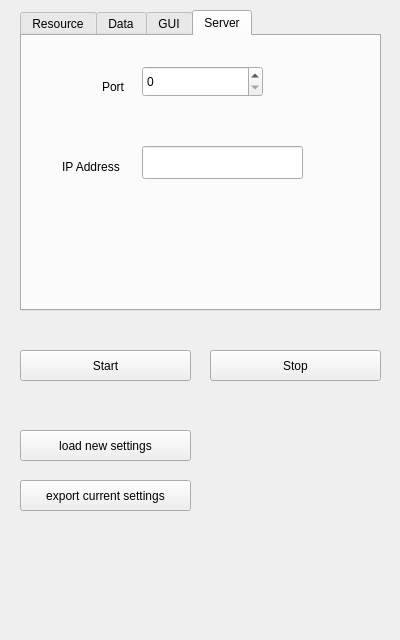
<?xml version="1.0" encoding="UTF-8"?>
<ui version="4.0">
 <class>QMSMSettings</class>
 <widget class="QWidget" name="QMSMSettings">
  <property name="geometry">
   <rect>
    <x>0</x>
    <y>0</y>
    <width>400</width>
    <height>640</height>
   </rect>
  </property>
  <property name="windowTitle">
   <string>Settings</string>
  </property>
  <property name="toolTip">
   <string>settings window</string>
  </property>
  <widget class="QTabWidget" name="tabWidget">
   <property name="geometry">
    <rect>
     <x>20</x>
     <y>10</y>
     <width>361</width>
     <height>301</height>
    </rect>
   </property>
   <property name="toolTip">
    <string>interval to redraw GUI</string>
   </property>
   <property name="currentIndex">
    <number>3</number>
   </property>
   <widget class="QWidget" name="tab">
    <attribute name="title">
     <string>Resource</string>
    </attribute>
    <attribute name="toolTip">
     <string>resource information</string>
    </attribute>
    <widget class="QLabel" name="label_4">
     <property name="geometry">
      <rect>
       <x>80</x>
       <y>20</y>
       <width>51</width>
       <height>21</height>
      </rect>
     </property>
     <property name="text">
      <string>CPU:</string>
     </property>
    </widget>
    <widget class="QLabel" name="label_6">
     <property name="geometry">
      <rect>
       <x>80</x>
       <y>70</y>
       <width>51</width>
       <height>21</height>
      </rect>
     </property>
     <property name="text">
      <string>GPU:</string>
     </property>
    </widget>
    <widget class="QLabel" name="label_7">
     <property name="geometry">
      <rect>
       <x>80</x>
       <y>120</y>
       <width>51</width>
       <height>21</height>
      </rect>
     </property>
     <property name="text">
      <string>FPGA:</string>
     </property>
    </widget>
    <widget class="QLabel" name="label_8">
     <property name="geometry">
      <rect>
       <x>80</x>
       <y>170</y>
       <width>41</width>
       <height>21</height>
      </rect>
     </property>
     <property name="text">
      <string>MIC:</string>
     </property>
    </widget>
    <widget class="QLabel" name="label_9">
     <property name="geometry">
      <rect>
       <x>80</x>
       <y>220</y>
       <width>61</width>
       <height>21</height>
      </rect>
     </property>
     <property name="text">
      <string>System:</string>
     </property>
    </widget>
    <widget class="QLabel" name="label_10">
     <property name="geometry">
      <rect>
       <x>260</x>
       <y>20</y>
       <width>21</width>
       <height>21</height>
      </rect>
     </property>
     <property name="text">
      <string>ms</string>
     </property>
    </widget>
    <widget class="QLabel" name="label_11">
     <property name="geometry">
      <rect>
       <x>260</x>
       <y>70</y>
       <width>21</width>
       <height>21</height>
      </rect>
     </property>
     <property name="text">
      <string>ms</string>
     </property>
    </widget>
    <widget class="QLabel" name="label_12">
     <property name="geometry">
      <rect>
       <x>260</x>
       <y>120</y>
       <width>21</width>
       <height>21</height>
      </rect>
     </property>
     <property name="text">
      <string>ms</string>
     </property>
    </widget>
    <widget class="QLabel" name="label_13">
     <property name="geometry">
      <rect>
       <x>260</x>
       <y>170</y>
       <width>21</width>
       <height>21</height>
      </rect>
     </property>
     <property name="text">
      <string>ms</string>
     </property>
    </widget>
    <widget class="QLabel" name="label_14">
     <property name="geometry">
      <rect>
       <x>260</x>
       <y>220</y>
       <width>21</width>
       <height>21</height>
      </rect>
     </property>
     <property name="text">
      <string>ms</string>
     </property>
    </widget>
    <widget class="QLineEdit" name="lineEdit_cpu">
     <property name="geometry">
      <rect>
       <x>140</x>
       <y>10</y>
       <width>113</width>
       <height>33</height>
      </rect>
     </property>
    </widget>
    <widget class="QLineEdit" name="lineEdit_gpu">
     <property name="geometry">
      <rect>
       <x>140</x>
       <y>60</y>
       <width>113</width>
       <height>33</height>
      </rect>
     </property>
    </widget>
    <widget class="QLineEdit" name="lineEdit_fpga">
     <property name="geometry">
      <rect>
       <x>140</x>
       <y>110</y>
       <width>113</width>
       <height>33</height>
      </rect>
     </property>
    </widget>
    <widget class="QLineEdit" name="lineEdit_mic">
     <property name="geometry">
      <rect>
       <x>140</x>
       <y>160</y>
       <width>113</width>
       <height>33</height>
      </rect>
     </property>
    </widget>
    <widget class="QLineEdit" name="lineEdit_sys">
     <property name="geometry">
      <rect>
       <x>140</x>
       <y>210</y>
       <width>113</width>
       <height>33</height>
      </rect>
     </property>
    </widget>
   </widget>
   <widget class="QWidget" name="tab_3">
    <attribute name="title">
     <string>Data</string>
    </attribute>
    <attribute name="toolTip">
     <string>data settings</string>
    </attribute>
    <widget class="QLabel" name="label">
     <property name="geometry">
      <rect>
       <x>20</x>
       <y>20</y>
       <width>41</width>
       <height>21</height>
      </rect>
     </property>
     <property name="text">
      <string>Plot:</string>
     </property>
    </widget>
    <widget class="QSlider" name="horizontalSlider_dataPlot">
     <property name="geometry">
      <rect>
       <x>70</x>
       <y>20</y>
       <width>160</width>
       <height>18</height>
      </rect>
     </property>
     <property name="toolTip">
      <string>interval to receive new data</string>
     </property>
     <property name="minimum">
      <number>1</number>
     </property>
     <property name="maximum">
      <number>2000</number>
     </property>
     <property name="singleStep">
      <number>10</number>
     </property>
     <property name="pageStep">
      <number>20</number>
     </property>
     <property name="sliderPosition">
      <number>1</number>
     </property>
     <property name="orientation">
      <enum>Qt::Horizontal</enum>
     </property>
    </widget>
    <widget class="QLabel" name="label_dataPlot">
     <property name="geometry">
      <rect>
       <x>240</x>
       <y>20</y>
       <width>61</width>
       <height>21</height>
      </rect>
     </property>
     <property name="text">
      <string>250 ms</string>
     </property>
    </widget>
    <widget class="QSpinBox" name="spinBox_savedata">
     <property name="geometry">
      <rect>
       <x>110</x>
       <y>70</y>
       <width>52</width>
       <height>31</height>
      </rect>
     </property>
     <property name="toolTip">
      <string>amount of data to be plotted</string>
     </property>
     <property name="minimum">
      <number>60</number>
     </property>
     <property name="maximum">
      <number>500</number>
     </property>
    </widget>
    <widget class="QLabel" name="label_2">
     <property name="geometry">
      <rect>
       <x>20</x>
       <y>70</y>
       <width>81</width>
       <height>21</height>
      </rect>
     </property>
     <property name="text">
      <string>Save Data:</string>
     </property>
    </widget>
   </widget>
   <widget class="QWidget" name="tab_2">
    <attribute name="title">
     <string>GUI</string>
    </attribute>
    <attribute name="toolTip">
     <string>gui refresh rate</string>
    </attribute>
    <widget class="QLabel" name="label_3">
     <property name="geometry">
      <rect>
       <x>0</x>
       <y>20</y>
       <width>61</width>
       <height>21</height>
      </rect>
     </property>
     <property name="text">
      <string>redraw:</string>
     </property>
    </widget>
    <widget class="QSlider" name="horizontalSlider_guiRate">
     <property name="geometry">
      <rect>
       <x>70</x>
       <y>20</y>
       <width>160</width>
       <height>18</height>
      </rect>
     </property>
     <property name="minimum">
      <number>10</number>
     </property>
     <property name="maximum">
      <number>2000</number>
     </property>
     <property name="singleStep">
      <number>10</number>
     </property>
     <property name="pageStep">
      <number>20</number>
     </property>
     <property name="sliderPosition">
      <number>250</number>
     </property>
     <property name="orientation">
      <enum>Qt::Horizontal</enum>
     </property>
    </widget>
    <widget class="QLabel" name="label_guiRate">
     <property name="geometry">
      <rect>
       <x>240</x>
       <y>20</y>
       <width>61</width>
       <height>21</height>
      </rect>
     </property>
     <property name="text">
      <string>250 ms</string>
     </property>
    </widget>
   </widget>
   <widget class="QWidget" name="tab_4">
    <attribute name="title">
     <string>Server</string>
    </attribute>
    <attribute name="toolTip">
     <string>server settings</string>
    </attribute>
    <widget class="QSpinBox" name="spinBox_port">
     <property name="geometry">
      <rect>
       <x>120</x>
       <y>30</y>
       <width>121</width>
       <height>31</height>
      </rect>
     </property>
     <property name="toolTip">
      <string>Server Port</string>
     </property>
     <property name="maximum">
      <number>20000</number>
     </property>
    </widget>
    <widget class="QLabel" name="label_5">
     <property name="geometry">
      <rect>
       <x>80</x>
       <y>40</y>
       <width>31</width>
       <height>21</height>
      </rect>
     </property>
     <property name="text">
      <string>Port</string>
     </property>
    </widget>
    <widget class="QLineEdit" name="lineEdit_ipaddr">
     <property name="geometry">
      <rect>
       <x>120</x>
       <y>110</y>
       <width>161</width>
       <height>33</height>
      </rect>
     </property>
     <property name="toolTip">
      <string>Server IP-Address</string>
     </property>
     <property name="text">
      <string/>
     </property>
    </widget>
    <widget class="QLabel" name="label_15">
     <property name="geometry">
      <rect>
       <x>40</x>
       <y>120</y>
       <width>81</width>
       <height>21</height>
      </rect>
     </property>
     <property name="text">
      <string>IP Address</string>
     </property>
    </widget>
   </widget>
  </widget>
  <widget class="QPushButton" name="pushButton_start">
   <property name="geometry">
    <rect>
     <x>20</x>
     <y>350</y>
     <width>171</width>
     <height>31</height>
    </rect>
   </property>
   <property name="toolTip">
    <string>start data transmission</string>
   </property>
   <property name="text">
    <string>Start</string>
   </property>
  </widget>
  <widget class="QPushButton" name="pushButton_stop">
   <property name="geometry">
    <rect>
     <x>210</x>
     <y>350</y>
     <width>171</width>
     <height>31</height>
    </rect>
   </property>
   <property name="toolTip">
    <string>stop data transmission</string>
   </property>
   <property name="text">
    <string>Stop</string>
   </property>
  </widget>
  <widget class="QPushButton" name="pushButton_loadSettings">
   <property name="geometry">
    <rect>
     <x>20</x>
     <y>430</y>
     <width>171</width>
     <height>31</height>
    </rect>
   </property>
   <property name="toolTip">
    <string>load other settings.conf</string>
   </property>
   <property name="text">
    <string>load new settings</string>
   </property>
  </widget>
  <widget class="QPushButton" name="pushButton_exportSettings">
   <property name="geometry">
    <rect>
     <x>20</x>
     <y>480</y>
     <width>171</width>
     <height>31</height>
    </rect>
   </property>
   <property name="toolTip">
    <string>save current settings to custom .conf file</string>
   </property>
   <property name="text">
    <string>export current settings</string>
   </property>
  </widget>
 </widget>
 <resources/>
 <connections/>
</ui>
